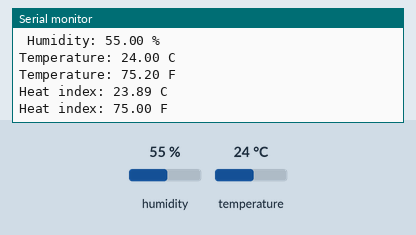
Recording of a sketch running on a simulated Arduino Uno, built with avr-gcc and run on an emulated ATmega328P. Shown: the last lines printed to the serial monitor. The inputs (shaded band) are chosen by the test bench; at power-on: humidity 55 %, temperature 24 °C.

Above: at 4.8 s.
4.9 s: humidity set to 22 %
At 7.4 s:
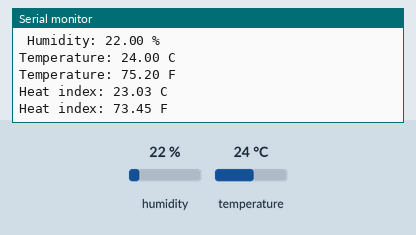
7.9 s: temperature set to 41 °C
At 9.0 s:
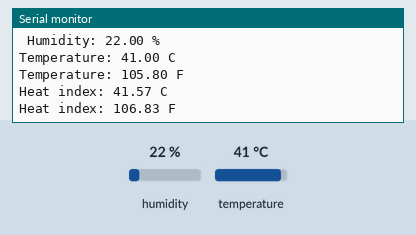
14.4 s: humidity set to 40 %
At 15.1 s:
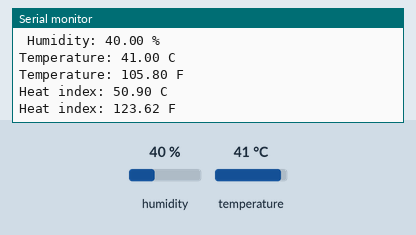
Timing chart, 0 to 17.4 s (numbered marks = the images above; inputs shaded):
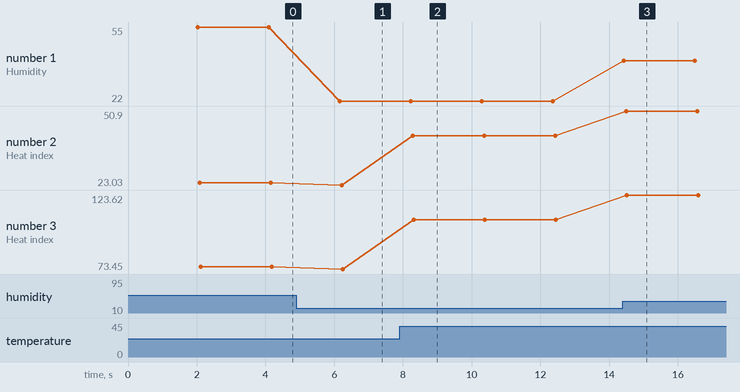

The sketch:

14__dht11_2.ino
```cpp
#include "DHT.h"
DHT dht(2, DHT11);

void setup() {
  Serial.begin(9600);
  Serial.println("DHT11 test!");
  dht.begin();
}

void loop() {

  delay(2000);
  float h = dht.readHumidity();
  float t_c = dht.readTemperature();
  float t_f = dht.readTemperature(true);

  if (isnan(h) || isnan(t_c) || isnan(t_f)) {
    Serial.println("Failed to read from DHT sensor!");
    return;
  }

  // Compute heat index in Fahrenheit (the default)
  float hif = dht.computeHeatIndex(t_f, h);

  // Compute heat index in Celsius (isFahreheit = false)
  float hic = dht.computeHeatIndex(t_c, h, false);

  Serial.print(" Humidity: ");
  Serial.print(h);
  Serial.println(" %");
  Serial.print("Temperature: ");
  Serial.print(t_c);
  Serial.println(" C");
  Serial.print("Temperature: ");
  Serial.print(t_f);
  Serial.println(" F");

  Serial.print("Heat index: ");
  Serial.print(hic);
  Serial.println(" C");
  Serial.print("Heat index: ");
  Serial.print(hif);
  Serial.println(" F");
}
```

Measured:
- after the input at 4.9 s, the serial monitor: prints a new line after 1.3 s (image 1)
- after the input at 7.9 s, the serial monitor: prints a new line after 0.34 s (image 2)
- after the input at 14.4 s, the serial monitor: prints a new line at once (image 3)
- plotted number 1: 55 → 22 after the input at 4.9 s, 22 → 40 after the input at 14.4 s
- plotted number 2: 23.89 → 23.03 after the input at 4.9 s, 23.03 → 41.57 after the input at 7.9 s, 41.57 → 50.9 after the input at 14.4 s
- plotted number 3: 75 → 73.45 after the input at 4.9 s, 73.45 → 106.83 after the input at 7.9 s, 106.83 → 123.62 after the input at 14.4 s
